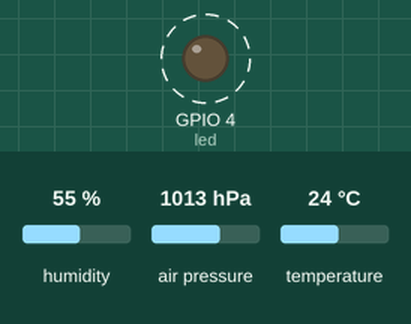
Bench run of a program on a simulated ESP32 board running MicroPython. Shown: output pins drawn as LEDs (lit = HIGH). Dashed ring = blinking. The inputs (shaded band) are chosen by the test bench; at power-on: humidity 55 %, air pressure 1013 hPa, temperature 24 °C. WiFi joins after 1.5 s; the clock reads 2024-03-15 10:24:30 at power-on unless the program sets it; web requests get an empty 200 reply after 0.4 s; library files of the repository ran but are not shown: bme280.py, secrets.py; what the program prints to the serial console is not drawn.

Above: at 1.9 s.
Timing chart, 0 to 7.6 s (numbered marks = the images above):
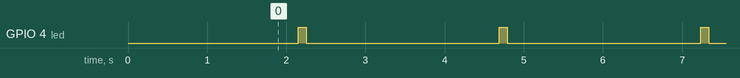

Measured:
- by itself, GPIO 4 (led): alternates HIGH for 0.10 s and LOW for 2.4 s

The program:

main.py
```python
import network, time, ujson
import urequests
from machine import I2C, Pin

import bme280
from secrets import WIFI_SSID, WIFI_PASS, SERVER_ENDPOINT, TOKEN, DEVICE_ID


# ---- Wi-Fi connect ----
def wifi_connect():
    sta = network.WLAN(network.STA_IF)
    sta.active(True)
    if not sta.isconnected():
        sta.connect(WIFI_SSID, WIFI_PASS)
        t0 = time.ticks_ms()
        while not sta.isconnected():
            if time.ticks_diff(time.ticks_ms(), t0) > 15000:
                raise RuntimeError("WiFi timeout")
            time.sleep_ms(200)
    return sta.ifconfig()


# ---- Optional: sync RTC via NTP (if available) ----
def ntp_sync():
    try:
        import ntptime
        ntptime.settime()  # sets RTC to UTC
        print("NTP OK:", time.localtime())
    except Exception as e:
        print("NTP failed:", e)


# ---- BME280 read ----
# Lower frequency (10000) is more stable with loose jumper connections;
# can raise to 100000 after soldering.
i2c = I2C(0, scl=Pin(41), sda=Pin(42), freq=10000)
bme = bme280.BME280(i2c=i2c)

def bme280_read():
    vals = bme.values  # ('32.03C', '997.77hPa', '24.94%')
    temp_c = round(float(vals[0].replace('C', '')), 1)
    temp_f = round(temp_c * 9 / 5 + 32, 1)
    rh     = round(float(vals[2].replace('%', '')), 1)
    pres   = round(float(vals[1].replace('hPa', '')), 1)
    return temp_c, temp_f, rh, pres


# ---- Boot: WiFi + (optional) NTP ----
print("WiFi:", wifi_connect())
ntp_sync()

# LED on GPIO4 as simple digital output
led = Pin(4, Pin.OUT)
led.value(0)  # start off

SENSOR_INTERVAL_S = 2  # seconds

while True:
    try:
        # 1) Read sensor
        temp_c, temp_f, rh, pres = bme280_read()

        # 2) Build payload (ts set server-side)
        payload = {
            "device_id": DEVICE_ID,
            "temp_c": temp_c,
            "temp_f": temp_f,
            "rh":     rh,
            "pres":   pres,
        }

        import gc

        # 3) POST to FastAPI
        try:
            gc.collect()  # free memory before HTTPS request
            r = urequests.post(
                SERVER_ENDPOINT,
                headers={
                    "Content-Type": "application/json",
                    "X-Ingest-Token": TOKEN,
                },
                data=ujson.dumps(payload),
            )
            if r is None:
                print("POST failed: no response (SSL/memory?)")
            else:
                status = r.status_code
                print("POST status:", status, r.text)
                r.close()

                if 200 <= status < 300:
                    led.value(1)
                    time.sleep_ms(100)
                    led.value(0)

        except Exception as e:
            print("POST failed:", repr(e))

    except OSError as e:
        print("sensor/WiFi err:", e)
        # brief backoff before trying again
        time.sleep_ms(200)

    # Wait before next reading
    time.sleep(SENSOR_INTERVAL_S)
```
